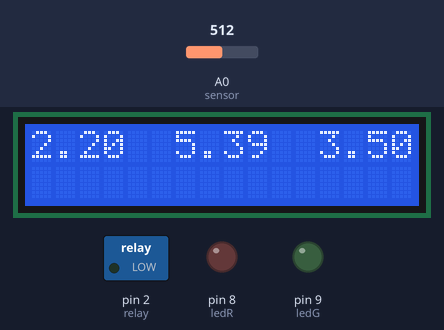
Bench run of a sketch on a simulated Arduino Uno, built with avr-gcc and run on an emulated ATmega328P. Shown: 16×2 character LCD, switched loads named in the sketch (green lamp = pin HIGH), output pins drawn as LEDs (lit = HIGH). Dashed ring = blinking. Inputs (shaded band) come from the test bench; at power-on: A0 (sensor) = 512.

Above: at 1.37 s.
1.7 s: A0 (sensor) set to 787
At 2.16 s:
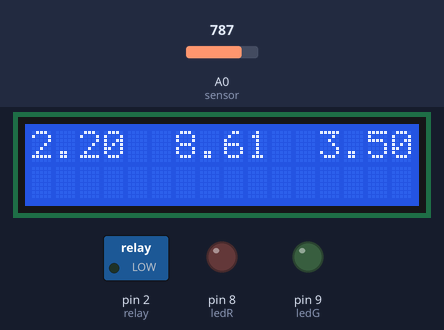
3.5 s: A0 (sensor) set to 809
At 4.44 s:
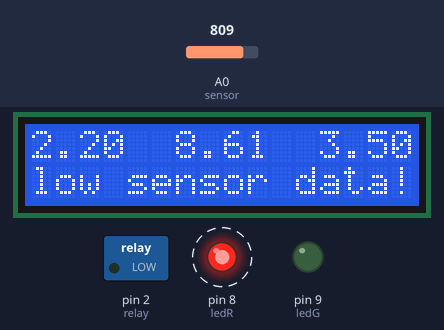
Timing chart, 0 to 12.5 s (numbered marks = the images above; inputs shaded):
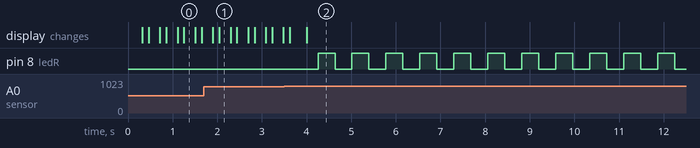

Measured:
- the behaviour switches between 799 and 800 on A0 (sensor) (found by bisection; images 1 and 2)
- after the input at 1.7 s, the display: first differs from a run without the input after 0.34 s (image 1)
- after the input at 3.5 s, pin 8 (ledR): alternates HIGH for 0.38 s and LOW for 0.38 s, starting after 0.76 s

The sketch:

pressure_sensor_arduino.ino
```cpp
// -------------------------------------------------
//      digital pressure instead of mechanic
// -------------------------------------------------

#include <Wire.h>
#include <LiquidCrystal_I2C.h>
#include <EEPROM.h>

//define zone---------------
#define ledG 9      //green led
#define ledR 8      //red led
#define relay 2     //relay
#define sensor A0
#define dV 0.004    //5/1023 - each 5V via analog signal
#define PRESSURE_CORRECTION 0.4 //sensor correction
#define PMIN 2.0    //min for LOW level
#define PMAX 4.0    //max for HIGH level
#define MAX_LCD_WIDTH 16
//-----------------------------

//init libs zone--------------
LiquidCrystal_I2C lcd(0x27, 16, 2); // Устанавливаем дисплей
//-----------------------------

bool b1Status = false;
bool b2Status = false;
bool working = false;
bool SYSTEM_ERROR = false;
uint8_t addr = 0;
unsigned long current_time = 0;
unsigned long old_time = 0;
unsigned long old_time2 = 0;
unsigned long test_millis = 0;
unsigned long prev_predict = 0; //start working
float pressurePascal = 0.0;

//-----------------------------------
float LOW_PRESSURE = 2.2;
float HIGH_PRESSURE = 3.5;
//-----------------------------------
float CURRENT_PRESSURE = 0.0; //current pressure
float Vout = 0.0; //current pressure
uint16_t analogV = 0;
//--------------------------------

void setup() {
  //
  Serial.begin(115200);

  current_time = millis();

  pinMode(ledG, OUTPUT);
  pinMode(ledR, OUTPUT);
  pinMode(relay, OUTPUT);
  pinMode(sensor, INPUT);

  analogV = getAnalogData();
  //Vout = (analogV * dV1) - dP;
  CURRENT_PRESSURE = getPressure(analogV);

  lcd.init();
  lcd.backlight();// Включаем подсветку дисплея
  lcd.clear();
  drawMenu();
  digitalWrite(ledG, LOW);
  digitalWrite(ledR, LOW);

  test_millis = current_time;
}
void loop() {

  current_time = millis();

  //regular get sensor data
  analogV = getAnalogData();
  checkSensorHealth(analogV);

  //false means that we do not switch ON relay according to predict....
  //checking and geting other functions
  if (!SYSTEM_ERROR) {
    checkPressure();
    getPressure(analogV);
  }
  drawMenu();
}

//    update menu items
void drawMenu() {

  delay(100);

  lcd.setCursor(0, 0); //x,y
  lcd.print(LOW_PRESSURE);
  lcd.setCursor(6, 0); //x,y
  lcd.print(CURRENT_PRESSURE);
  lcd.setCursor(12, 0); //x,y
  lcd.print(HIGH_PRESSURE);

  if (!SYSTEM_ERROR) {

    uint8_t blocks = (CURRENT_PRESSURE - LOW_PRESSURE) / ((HIGH_PRESSURE - LOW_PRESSURE) / MAX_LCD_WIDTH);

    if (blocks > MAX_LCD_WIDTH) {
      blocks = 0;
    }

    for (uint8_t i = 15; i > blocks; i--) {
      lcd.setCursor(i, 1); //x,y
      lcd.write(254); //total hours working
    }

    //  draw blocks on LCD
    for (uint8_t i = 0; i < blocks - 1; i++) {
      lcd.setCursor(i, 1); //x,y
      lcd.write(255);
    }
  }

  else {
    lcd.setCursor(0, 1); //x,y
    lcd.print("low sensor data!");
  }

}

void calcPressure(uint16_t rawPressureValue) {
  Vout = (analogV * (5/1023));
  pressurePascal = (3.0*(Vout-0.47))*1000000.0;
  //convert PSI into BAR
  CURRENT_PRESSURE = pressurePascal/10e5;
  if (CURRENT_PRESSURE < 0) {
    CURRENT_PRESSURE = 0;
  };
}

//    calc pressure from converted analog signal
float getPressure(uint16_t analog) {

  Vout = (analog * dV);
  //updated formula according to:
  // 0.4 - 0bar
  // 4.5 = 12bar (1.2Mpa)
  //−12x+4.1y+4.8=0
  //we got the following: y(pressure) = (-48/41)+((120*x)/41) | x = voltage (analog * (5/1023) = 0.004))
  CURRENT_PRESSURE = (-48/41)+((120*Vout)/41)  + PRESSURE_CORRECTION;

  return CURRENT_PRESSURE;
}

//    stop relay in case if sensor through the data less that normal and default 100 from A0 pin....
void checkSensorHealth(uint16_t analog) {
  if ((analog <= 50) or (analog >= 800) and !(SYSTEM_ERROR)) { //800~ its like ~7.5bar
    digitalWrite(ledR, HIGH);
    digitalWrite(relay, LOW); //switch OFF relay incase of error
    SYSTEM_ERROR = true;
  }
  if (SYSTEM_ERROR) {
    alarmErorr();
  }
}

//    alarm error
void alarmErorr(void) {
  if (SYSTEM_ERROR) {
    digitalWrite(ledR, !digitalRead(ledR));
    if (working) {
      working = false;
      digitalWrite(ledG, LOW);
      digitalWrite(relay, LOW);
    }
  }
}


//    check and control main relay using predict param in case of prediction.....
void checkPressure() {

  if (CURRENT_PRESSURE <= LOW_PRESSURE) {
    digitalWrite(ledG, HIGH);
    digitalWrite(relay, HIGH);
    working = true;
  }
  else if (CURRENT_PRESSURE >= HIGH_PRESSURE) {
    lcd.clear();
    digitalWrite(ledG, LOW);
    digitalWrite(relay, LOW);
    working = false;
  }
}


//    getting data from the analog arduino pin - default A0 using TEST param for local testing without sensor.....
uint16_t getAnalogData(void) {

  const uint8_t SIZE_BUF_ADC = 5;
  uint16_t buf_adc[SIZE_BUF_ADC], t;
  uint8_t i, j;

  for (i = 0; i < SIZE_BUF_ADC; i++) {
    buf_adc[i] = analogRead(sensor);

    //TODO: need to check and REMOVE delay
    delay(50);
    //TODO: need to check and REMOVE delay
  }

  //take mediana from buffer

  for (i = 0; i < SIZE_BUF_ADC; i++) {

    for (j = 0; j < SIZE_BUF_ADC - i - 1; j++) {
      if (buf_adc[j] > buf_adc[j + 1]) {
        t = buf_adc[j];
        buf_adc[j] = buf_adc[j + 1];
        buf_adc[j + 1] = t;
      }
    }
  }

  return buf_adc[(SIZE_BUF_ADC - 1) / 2];

}

float readDATA(uint8_t addr) {
  return (float)EEPROM.read(addr) / 10.0;
}

void saveDATA(uint8_t addr, uint8_t data) {

  EEPROM.write(addr, data);

}
```
